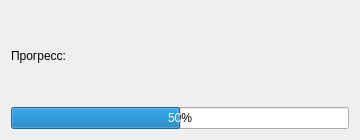
<?xml version="1.0" encoding="UTF-8"?>
<ui version="4.0"><class>Dialog</class><widget class="QDialog" name="Dialog"><property name="geometry"><rect><x>0</x><y>0</y><width>360</width><height>140</height></rect></property><property name="windowTitle"><string>#136 progress/221_value_50</string></property><layout class="QVBoxLayout" name="verticalLayout"><property name="leftMargin"><number>11</number></property><property name="topMargin"><number>11</number></property><property name="rightMargin"><number>11</number></property><property name="bottomMargin"><number>11</number></property><property name="spacing"><number>6</number></property><item><widget class="QLabel" name="l1"><property name="text"><string>Прогресс:</string></property></widget></item><item><widget class="QProgressBar" name="bar"><property name="orientation"><enum>Qt::Horizontal</enum></property><property name="minimum"><number>0</number></property><property name="maximum"><number>100</number></property><property name="value"><number>50</number></property><property name="textVisible"><bool>true</bool></property></widget></item></layout></widget></ui>
